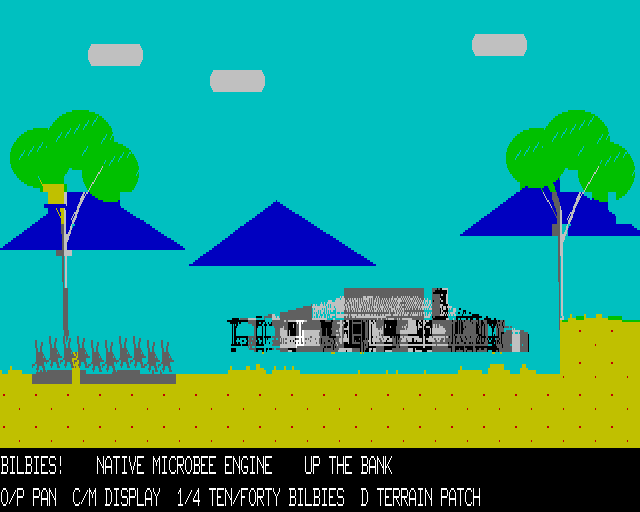
#> input picture Bilbies-Microbee/native/reports/colour-10.png, 640 x 512 px
$ python -i assets.py   (imports and definitions only)
#> lines starting #> are read from the running program, lines starting #| are printed output that depends on the picture; after the words box and inside, x2 and y2 are one past the last pixel; in counts of white or black regions, pixels touching at a corner belong together
"""Native Microbee artwork and PCG compiler. No VZ screen pixels as input.

Original level geometry supplies collision only. Every output cell is an
8x16 one-bit PCG glyph and a real Premium ink/paper pair. All eight horizontal
pixel phases are compiled together so scrolling does not rewrite terrain PCG.
"""
from pathlib import Path
import json
import math
import sys
import subprocess
import numpy as np
from collections import Counter
from PIL import Image, ImageDraw, ImageFont

R=Path(__file__).resolve().parents[1]
sys.path.insert(0,str(R/'original-tools'))
import levels, lvlkit

B=R/'build/native'
W,H=1024,224
COMPACT=False
PAL=[(0,0,0),(192,0,0),(0,192,0),(192,192,0),(0,0,192),
     (192,0,192),(0,192,192),(192,192,192),(96,96,96),(255,0,0),
     (0,255,0),(255,255,0),(0,0,255),(255,0,255),(0,255,255),(255,255,255)]


# [190 lines left out: functions world, cell, compile_world, compile_rasters, not called in this run]


def bilby(frame,direction=0):
    """16x16 native silhouette: big ears, bright eye, long tail, eight gait frames."""
    im=Image.new('1',(16,16));d=ImageDraw.Draw(im)
    if COMPACT:
        d.line((3,4,2,0),fill=1,width=1)
        d.line((5,4,6,0),fill=1,width=1)
        d.ellipse((2,3,8,6),fill=1)
        d.polygon([(7,3),(10,5),(7,5)],fill=1)
        d.line((3,6,0,7),fill=1)
        d.point((7,4),fill=0)
        for x,p in [(4,0),(7,4)]:
            dx=[-1,0,1,1,0,-1,-1,0][(frame+p)&7]
            d.line((x,6,x+dx,7),fill=1)
        if direction:
            box=im.crop((0,0,12,8)).transpose(Image.Transpose.FLIP_LEFT_RIGHT)
            im.paste(box,(0,0))
        return im
    bob=(frame//2)&1
    d.line((5,7+bob,4,0),fill=1,width=2)
    d.line((8,7+bob,10,1),fill=1,width=2)
    d.ellipse((4,6+bob,12,12+bob),fill=1)
    d.polygon([(11,8+bob),(15,10+bob),(10,11+bob)],fill=1)
    d.line((5,11+bob,0,13),fill=1,width=2)
    d.point((11,8+bob),fill=0)
    for fx,phase in [(6,0),(10,4)]:
        dx=[-2,-1,0,1,2,1,0,-1][(frame+phase)&7]
        d.line((fx,12+bob,fx+dx,15),fill=1,width=2)
    if direction: im=im.transpose(Image.Transpose.FLIP_LEFT_RIGHT)
    return im


# [117 lines left out: functions compile_sprites, build, not called in this run]


# [1 line not run here, left out]

>>> import cv2
>>> picture = cv2.imread('reports/colour-10.png', cv2.IMREAD_GRAYSCALE)
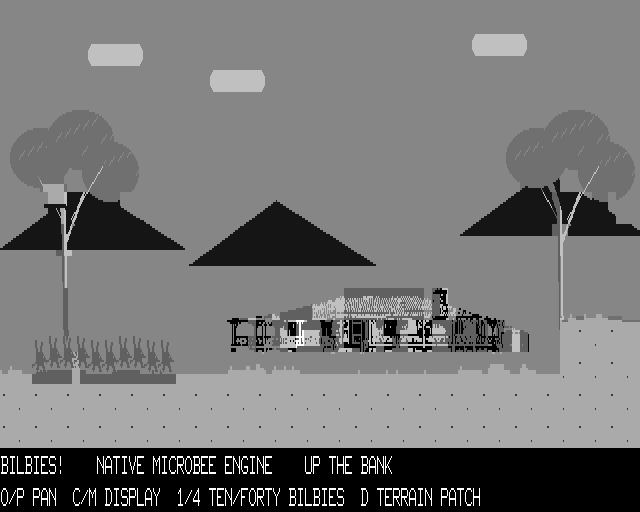
#> picture: shape (512, 640); min 0, max 255, mean 117.6
>>> result = bilby(picture)
#> in bilby, `im = Image.new('1', (16, 16))`: im: PIL image 16x16 1; every value is 0
#> in bilby, `bob=(frame//2)&1`:
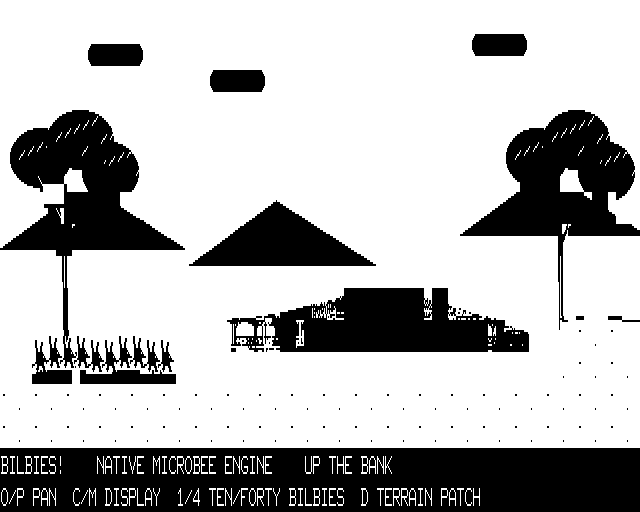
#> bob: shape (512, 640); values 0 (black) and 1 (white), 72.2% white; 115 black regions (99 under 20 px), largest, box (x1, y1, x2, y2) and area: (0, 448, 640, 512) 37490, (0, 110, 185, 368) 14178, (460, 110, 640, 330) 13458
#> (the run stopped early here; a loop or call above may not have finished)
